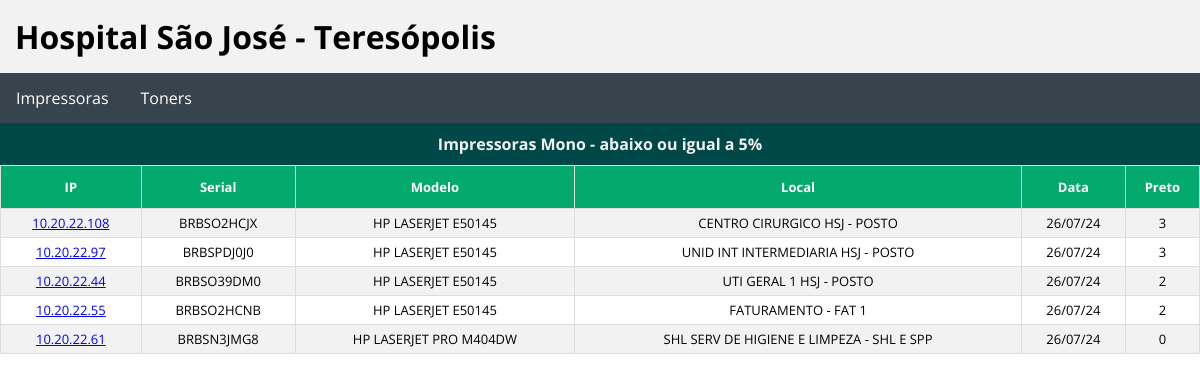
/black, run on the app's committed database.
### tables this page shows
CREATE TABLE "INVENTARIO_TI_PRINTERS" (
	"MODELO"	TEXT NOT NULL,
	"SERIAL"	TEXT NOT NULL,
	"CD_SETOR"	TEXT,
	"ANDAR"	TEXT,
	"LOCAL"	TEXT,
	"IP"	TEXT,
	"MAC"	TEXT,
	"CD_EMPRESA"	INTEGER,
	"TP_CONEXAO"	TEXT,
	"DATA"	DATE,
	"PRETO"	INTEGER,
	"CIANO"	INTEGER,
	"MAGENTA"	INTEGER,
	"AMARELO"	INTEGER,
	"FUSOR"	INTEGER,
	"IMAGEM"	INTEGER,
	"BELT"	INTEGER,
	"NDD"	TEXT,
	"STATUS"	TEXT
);

### app.py (the view)
@app.route('/black')
def tpreto():
    data = execute_query(QUERIES['pesquisaK'])
    return render_template('black.html', dataP=data)

### app.py (called while the page is built)
def get_db_connection():
    return sqlite3.connect(DATABASE)

def execute_query(query, params=None):
    with get_db_connection() as conn:
        conn.row_factory = sqlite3.Row
        cursor = conn.cursor()
        cursor.execute(query, params or ())
        data = cursor.fetchall()
    return data

### templates/black.html (shortened to what this page needs)
{% extends 'base.html' %}
{% block body %}
<div>
    <h2>Impressoras Mono - abaixo ou igual a 5%</h2>
        <table  id="equipamentos">
            <tr>
                <th>IP</th>
                <th>Serial</th>
                <th>Modelo</th>
                <th>Local</th>
                <th>Data</th>
                <th>Preto</th>
            </tr>
            {% for row in dataP %}
            <tr>
                <td><a href = http://{{row[0]}} target="_blank"</a>{{row[0]}}</td>
                <td>{{row[1]}}</td>
                <td>{{row[2]}}</td>
                <td>{{row[3]}}</td>
                <td>{{row[4]}}</td>
                <td>{{row[5]}}</td>
            </tr>
            {% endfor %}
        </table>
</div>
{% endblock %}

### static/css/style.css (style rules this page uses)
* { margin: 0 auto; padding: 0; box-sizing: border-box; font-family: 'Open Sans', sans-serif; }
h2 { background-color: #004747; color: #f2f2f2; border-collapse: collapse; text-align: center; font-size:medium; padding: 10px; }
#equipamentos { font-size: small; border-collapse: collapse; width: 100%; }
#equipamentos td, #equipamentos th { border: 1px solid #ddd; padding: 5px; }
#equipamentos tr:nth-child(even) { background-color: #f2f2f2; }
#equipamentos th { padding-top: 12px; padding-bottom: 12px; text-align: center; background-color: #04AA6D; color: white; }
td { text-align: center; }

### data on the page
INVENTARIO_TI_PRINTERS: IP "10.20.22.108", SERIAL "BRBSO2HCJX", MODELO "HP LASERJET E50145", LOCAL "CENTRO CIRURGICO HSJ - POSTO", DATA "26/07/24", PRETO "3"
INVENTARIO_TI_PRINTERS: IP "10.20.22.97", SERIAL "BRBSPDJ0J0", MODELO "HP LASERJET E50145", LOCAL "UNID INT INTERMEDIARIA HSJ - POSTO", DATA "26/07/24", PRETO "3"
INVENTARIO_TI_PRINTERS: IP "10.20.22.44", SERIAL "BRBSO39DM0", MODELO "HP LASERJET E50145", LOCAL "UTI GERAL 1 HSJ - POSTO", DATA "26/07/24", PRETO "2"
INVENTARIO_TI_PRINTERS: IP "10.20.22.55", SERIAL "BRBSO2HCNB", MODELO "HP LASERJET E50145", LOCAL "FATURAMENTO - FAT 1", DATA "26/07/24", PRETO "2"
INVENTARIO_TI_PRINTERS: IP "10.20.22.61", SERIAL "BRBSN3JMG8", MODELO "HP LASERJET PRO M404DW", LOCAL "SHL SERV DE HIGIENE E LIMPEZA - SHL E SPP", DATA "26/07/24", PRETO "0"
